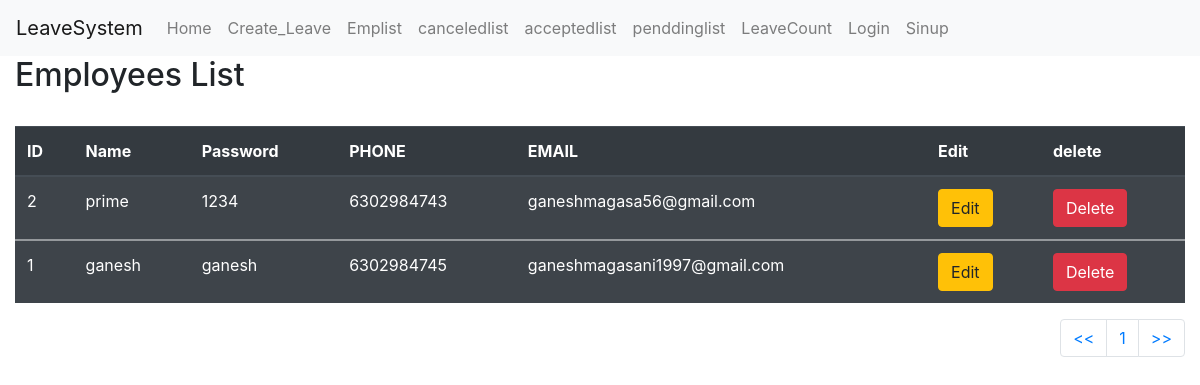
/allemp/ (signed in), run on an earlier commit of the app's database.
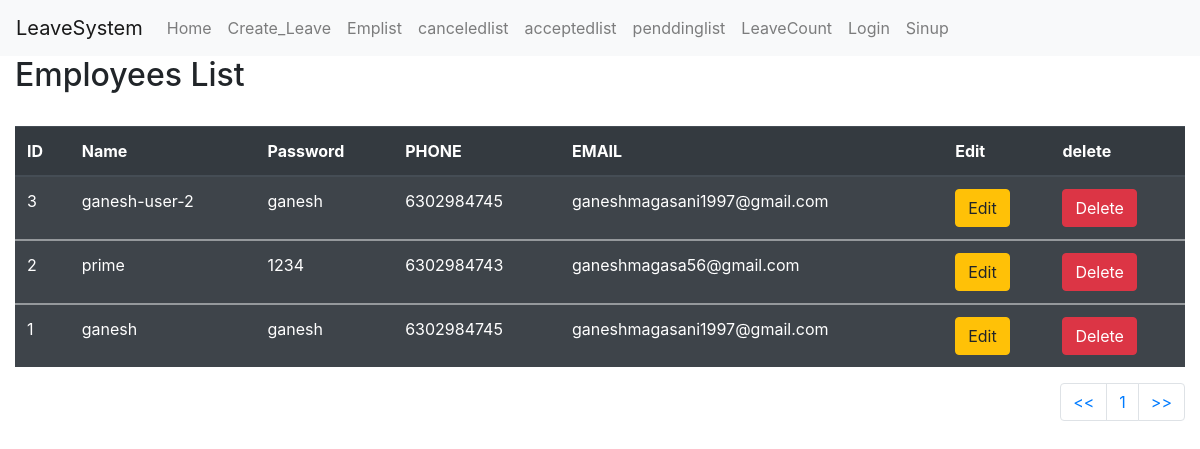
And on a later commit of the database.
### Leave/models.py (models this page shows, shortened)
class Employee_Detail(models.Model):
    Employee_Name = models.CharField(max_length=30)
    password = models.CharField( max_length=30)
    Primary_Phone = models.CharField(max_length=12 )
    Email = models.EmailField(max_length=50)

### Leave/views.py (the view)
# urls.py: path('allemp/', views.all_emp, name='allemp'),
def all_emp(request):
    if request.user.is_authenticated:
        emp = Employee_Detail.objects.all().order_by('-id')
        paginator = Paginator(emp,5)
        page = request.GET.get('pg')
        emp = paginator.get_page(page)
        return render(request, "Leave/allemp.html",{'emp':emp})
    else:
        messages.error(request, ("Viwing Employees not allowed Admin can only view all employeelist!!!!."))
        return redirect('home')

### templates/Leave/allemp.html (shortened to what this page needs)
{% extends "common.html" %}
{% block contant %}
    <div><h2>Employees List </h2></div><br>
    <table class="table table-striped table-dark">
  <thead>
    <tr>
      <th scope="col">ID</th>
      <th scope="col">Name</th>
      <th scope="col">Password</th>
      <th scope="col">PHONE</th>
        <th scope="col">EMAIL</th>
        <th scope="col">Edit</th>
        <th scope="col" >delete</th>
    </tr>
  </thead>
                <tbody>
                {% if emp %}
                    {% for e in emp %}
                           <tbody>
                                    <tr>
                                      <td>{{ e.id }}</td>
                                      <td>{{ e.Employee_Name }}</td>
                                      <td>{{ e.password}}</td>
                                      <td>{{ e.Primary_Phone }}</td>
                                      <td>{{ e.Email }}</td>
                                      <td ><a href="{% url 'updateemp' e.id %}"><button type="button" class="btn btn-warning">Edit</button></a></td>
                                      <td ><a href="{% url 'daleteemp' e.id %}"><button type="button" class="btn btn-danger">Delete</button></a></td>
                                    </tr>
                    {% endfor %}
                {% endif %}
                </tbody>
        </table>
        <nav aria-label="Page navigation example">
            <ul class="pagination justify-content-end">
                <li class="page-item"> <a class="page-link" href="?pg=1"><<</a></li>
                <li class="page-item"><a class="page-link" href="?pg={{ emp.number }}">{{ emp.number }}</a></li>
                <li class="page-item"><a class="page-link" href="?pg={{ emp.paginator.num_pages }}">>></a></li>
            </ul>
        </nav>
{% endblock %}

### templates/common.html (shortened to what this page needs)
<!DOCTYPE html>
<html lang="en">
<head>
  <link rel="stylesheet" href="https://maxcdn.bootstrapcdn.com/bootstrap/4.5.2/css/bootstrap.min.css">
</head>
<body>
<nav class="navbar navbar-expand-lg navbar-light bg-light">
  <a class="navbar-brand" href="{% url 'home' %}">LeaveSystem</a>
  <div class="collapse navbar-collapse" id="navbarNav">
    <ul class="navbar-nav">
         <li class="nav-item">
        <a class="nav-link" href="{% url 'home' %}">Home</a>
      </li>
      <li class="nav-item">
        <a class="nav-link" href="{% url 'createleave' %}">Create_Leave</a>
      </li>
      <li class="nav-item">
        <a class="nav-link" href="{% url 'allemp' %}">Emplist</a>
      </li>
    <li class="nav-item">
        <a class="nav-link" href="{% url 'canceledlist' %}">canceledlist</a>
      </li>
    <li class="nav-item">
        <a class="nav-link" href="{% url 'acceptedlist' %}">acceptedlist</a>
      </li>
    <li class="nav-item">
        <a class="nav-link" href="{% url 'penddinglist' %}">penddinglist</a>
      </li>
    <li class="form-inline my-2 my-lg-0">
        <a class="nav-link" href="{% url 'Yearleave' %}">LeaveCount</a>
      </li>
      {% if request.session.Employee_Name %}
           <li class="form-inline my-2 my-lg-0">
        <a class="nav-link" >@{{ request.session.Employee_Name }}</a>
      </li>
           <li class="form-inline my-2 my-lg-0">
        <a class="nav-link" href="{% url 'logout' %}">Logout</a>
      </li>
          {% else %}
         <li class="form-inline my-2 my-lg-0">
        <a class="nav-link" href="{% url 'login' %}">Login</a>
      </li>
         <li class="form-inline my-2 my-lg-0">
        <a class="nav-link" href="{% url 'addemp' %}">Sinup</a>
      </li>
     {% endif %}
    </ul>
  </div>
</nav>
<div class="container-fluid">
    {% block contant %} {% endblock %}
</div>
</body>
</html>

What changed in the data, as far as the page shows it:
added Employee_Detail: id "3", Employee_Name "ganesh-user-2", password "ganesh", Primary_Phone "6302984745", Email "ganeshmagasani1997@gmail.com"
